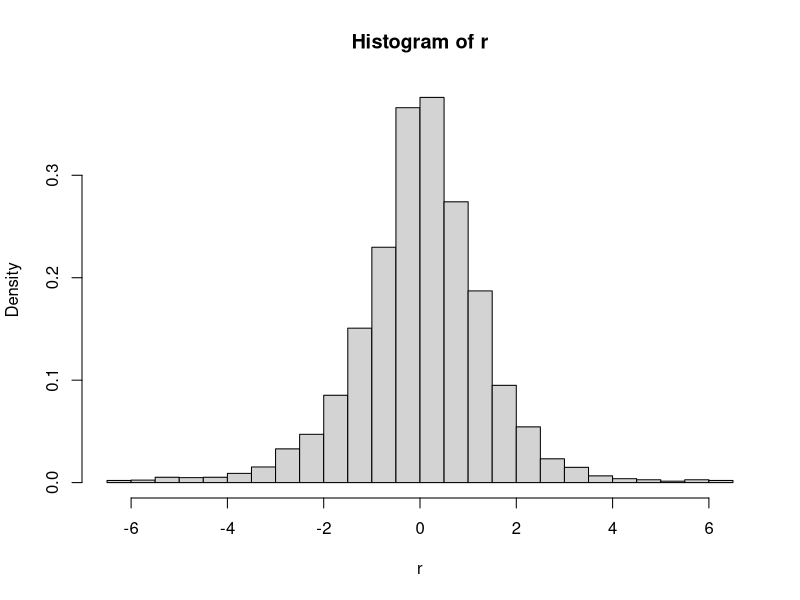
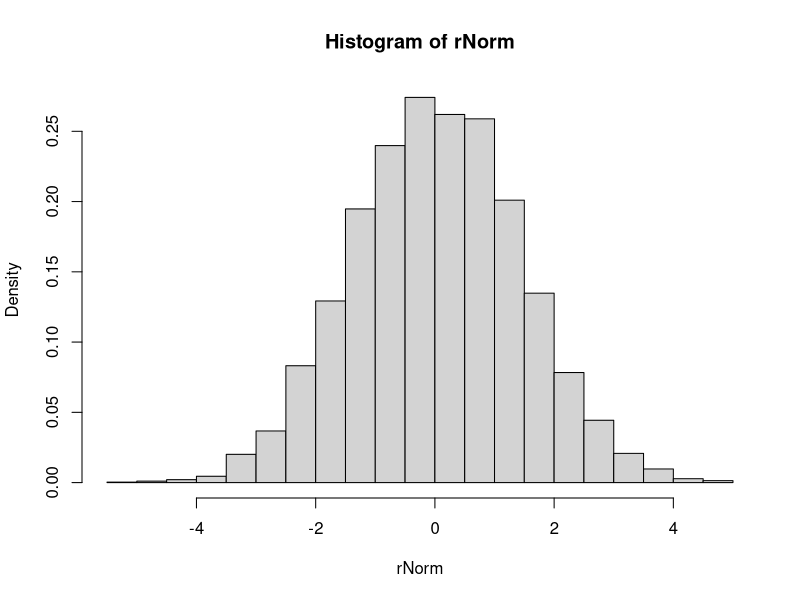
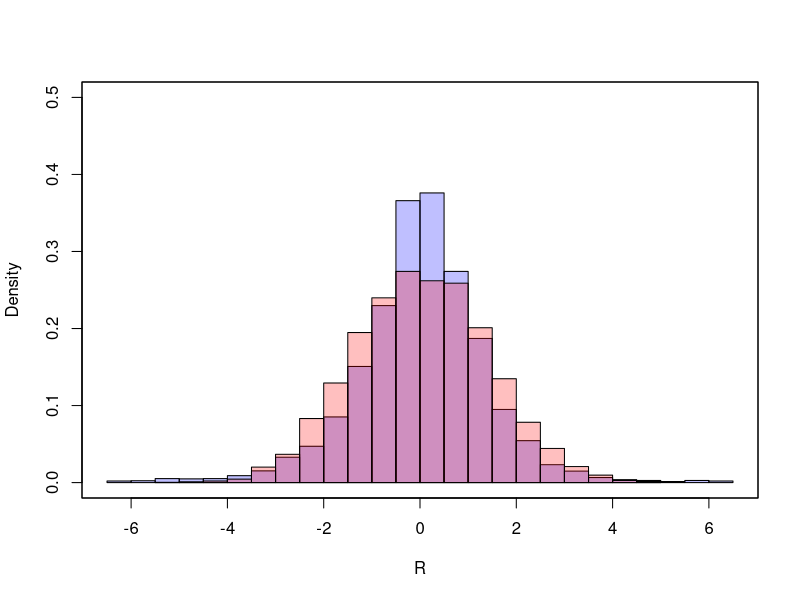

Source code (R) for these figures, in order:
##### CAM117-5 yafei.xu@hu-berlin.de


# read data dax140624.csv from https://raw.githubusercontent.com/YafeiXu/CAMquantlet/master/dax140624.csv
# replace the path of the working directory if necessary
setwd("C:/R")
d=read.csv("dax140624.csv")
#d=read.csv("C:/Users/up2mike/Documents/GitHub/CAMquantlet/dax140624.csv") # 此处需要替换
DateInput=as.Date(d[,1])
numOfDate=as.numeric(as.Date(c(DateInput)))
newDF=data.frame(d,numOfDate)
sortNewDF=newDF[order(newDF[,3]),]
newDF2=data.frame(sortNewDF,seq(1,length(newDF[,3]),length.out=length(newDF[,3])))
Pt=newDF[,2]
P1=Pt[-length(Pt)]
P2=Pt[-1]
DAXreturn=log(P1/P2)
DAXreturn=data.frame(DAXreturn,length(DAXreturn):1)
DAXreturn=DAXreturn[order(DAXreturn[,2]),]
DAXreturn=DAXreturn[,1]*100
r=DAXreturn[-which(DAXreturn>=6.5|DAXreturn<=-6.5)]

# sample of Gaussian mu=0.0002113130, sigmaSquare=0.0002001865
rNorm=100*rnorm(length(r),mean =0.0002113130, sd = sqrt(0.0002001865))

# do plot
hist1=hist(r, prob=TRUE, 12,freq=F,breaks = 24) 
hist2=hist(rNorm, prob=TRUE, 12,freq=F,breaks = 24) 
plot(seq(-6.5,6.5,length.out=10), seq(0,.5,length.out=10), ylab="Density", xlab="R", col="White")
plot( hist1, col=rgb(0,0,1,1/4), xlim=c(-6,6),freq=F, add=T)  
plot( hist2, col=rgb(1,0,0,1/4), xlim=c(-6,6), add=T,freq=F)  
box()




